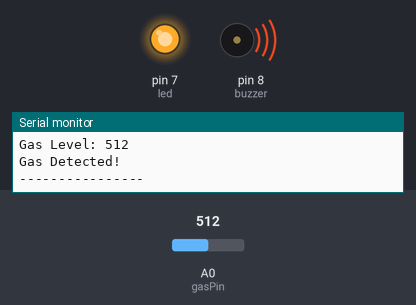
A sketch run on a simulated Arduino Uno, built with avr-gcc and run on an emulated ATmega328P. Parts: output pins drawn as LEDs (lit = HIGH), buzzer (waves = sounding, pin HIGH), the last lines printed to the serial monitor. The inputs (shaded band) are chosen by the test bench; at power-on: A0 (gasPin) = 512.

Above: at 1.8 s.
1.9 s: A0 (gasPin) set to 410
3.4 s: A0 (gasPin) set to 387
At 5.2 s:
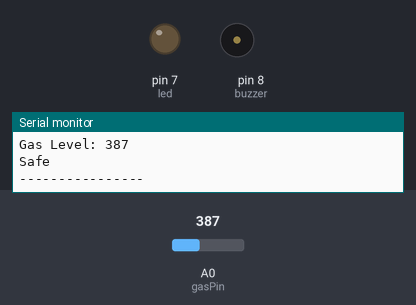
5.5 s: A0 (gasPin) set to 511
At 6.9 s:
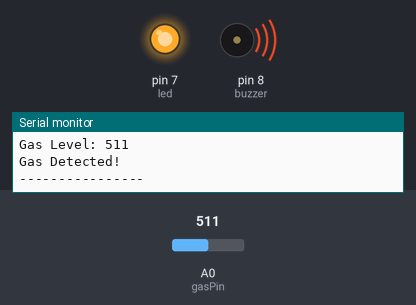
7.5 s: A0 (gasPin) set to 390
At 8.5 s:
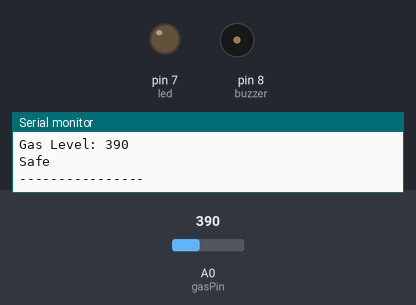
Timing chart, 0 to 10.5 s (numbered marks = the images above; inputs shaded):
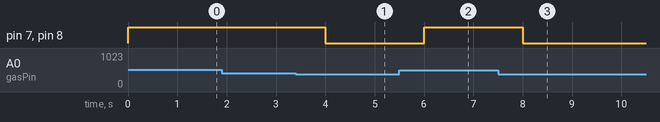

Measured:
- the behaviour switches between 401 and 400 on A0 (gasPin) (found by bisection; images 0 and 1)
- after the input at 3.4 s, pin 7 (led), pin 8 (buzzer): HIGH → LOW after 0.60 s
- after the input at 5.5 s, pin 7 (led), pin 8 (buzzer): LOW → HIGH after 0.50 s
- after the input at 7.5 s, pin 7 (led), pin 8 (buzzer): HIGH → LOW after 0.51 s

The sketch:

stm32_gas_detection.ino
```cpp
int gasPin = A0;
int led = 7;
int buzzer = 8;

void setup() {
  pinMode(led, OUTPUT);
  pinMode(buzzer, OUTPUT);
  Serial.begin(9600);
}

void loop() {
  int gasValue = analogRead(gasPin);

  Serial.print("Gas Level: ");
  Serial.println(gasValue);

  if (gasValue > 400) {
    digitalWrite(led, HIGH);
    digitalWrite(buzzer, HIGH);
    Serial.println("Gas Detected!");
  } else {
    digitalWrite(led, LOW);
    digitalWrite(buzzer, LOW);
    Serial.println("Safe");
  }

  Serial.println("----------------");
  delay(1000);
}
```
